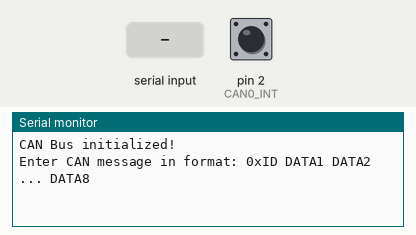
This sketch was run on a simulated Arduino Uno, built with avr-gcc and run on an emulated ATmega328P. Parts: the last lines printed to the serial monitor. The inputs (shaded band) are chosen by the test bench; at power-on: pin 2 (CAN0_INT) HIGH.

Above: at 1.2 s.
1.3 s: "0x\n" received over Serial
At 2.5 s:
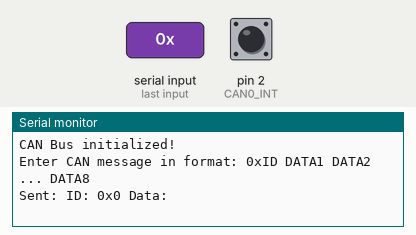
2.8 s: "1\n" received over Serial
At 3.8 s:
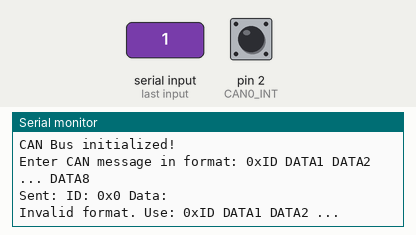

Measured:
- after the input at 1.3 s, the serial monitor: prints a new line at once (image 1)
- after the input at 2.8 s, the serial monitor: prints a new line at once (image 2)

The sketch:

Arduino_can_usb.ino
```cpp
#include <SPI.h>
#include <mcp_can.h>

#define CAN0_INT 2
MCP_CAN CAN0(10);

void setup() {
    Serial.begin(115200);

    while (CAN0.begin(MCP_ANY, CAN_500KBPS, MCP_8MHZ) != CAN_OK) {
        Serial.println("Error initializing CAN Bus. Retrying...");
        delay(1000);
    }
    Serial.println("CAN Bus initialized!");

    CAN0.setMode(MCP_NORMAL);
    Serial.println("Enter CAN message in format: 0xID DATA1 DATA2 ... DATA8");
}

void loop() {
    if (!digitalRead(CAN0_INT)) {
        unsigned long id;
        unsigned char len = 0;
        unsigned char buf[8];

        if (CAN0.readMsgBuf(&id, &len, buf) == CAN_OK) {
            Serial.print("Received: ID 0x"); Serial.print(id, HEX);
            Serial.print(" Data: ");
            for (int i = 0; i < len; i++) {
                Serial.print(buf[i], HEX);
                Serial.print(" ");
            }
            Serial.println();
        }
    }

    if (Serial.available()) {
        String input = Serial.readStringUntil('\n');
        input.trim();

        if (input.length() == 0) return;

        char *token;
        char buffer[50];
        input.toCharArray(buffer, 50);

        token = strtok(buffer, " ");
        if (token == NULL || strncmp(token, "0x", 2) != 0) {
            Serial.println("Invalid format. Use: 0xID DATA1 DATA2 ...");
            return;
        }

        unsigned long id = strtoul(token, NULL, 16);
        unsigned char data[8];
        int dataLen = 0;

        while ((token = strtok(NULL, " ")) != NULL && dataLen < 8) {
            data[dataLen++] = strtoul(token, NULL, 16);
        }

        if (CAN0.sendMsgBuf(id, 0, dataLen, data) == CAN_OK) {
            Serial.print("Sent: ID: 0x"); Serial.print(id, HEX);
            Serial.print(" Data: ");
            for (int i = 0; i < dataLen; i++) {
                Serial.print(data[i], HEX);
                Serial.print(" ");
            }
            Serial.println();
        } else {
            Serial.println("Error sending message.");
        }
    }
}
```
